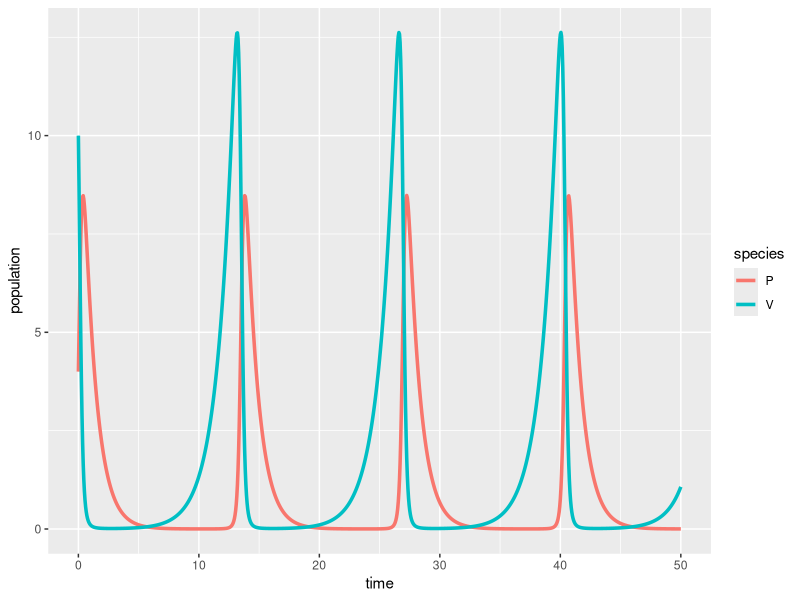

This figure's R source:
## ---- chunk 1
#| message: false
#| warning: false
# load libraries ----
library(tidyverse)
library(deSolve)
library(kableExtra)
## ---- chunk 2
# Create a sequence of times (days) ----
time <- seq(from = 0, to = 50, by = 0.05)

# Set some parameter values (these can change - keep it in mind) ----
parameters <- c(r = .75, alpha = 0.75, beta = 0.55, q = 1)

# Set the initial condition (prey and predator populations at t = 0) ----
# Recall: V = prey, P = predator
init_cond <- c(V = 10, P = 4)

# Prepare the series of differential equations as a function ----
lv_equations <- function(time, init_cond, parameters) {
  with(as.list(c(init_cond, parameters)), {
    dVdt = r * V - alpha * V * P
    dPdt = beta * V * P - q * P
    return(list(c(dVdt, dPdt)))
  })
}

# Find the approximate the solution using `deSolve::ode()` ----
approx_lv <- ode(y = init_cond, times = time, func = lv_equations, parms = parameters)

# Check the class ----
class(approx_lv)

# We really want this to be a data frame, AND we want both prey (V) and predator (P) to be in the same column -- we'll learn why in EDS 221 (tidy data) ----
approx_lk_df <- data.frame(approx_lv) |> 
  pivot_longer(cols = c(V, P), names_to = "species", values_to = "population")

# Plot it ----
ggplot(data = approx_lk_df, aes(x = time, y = population)) +
  geom_line(aes(color = species), linewidth = 1.2)
